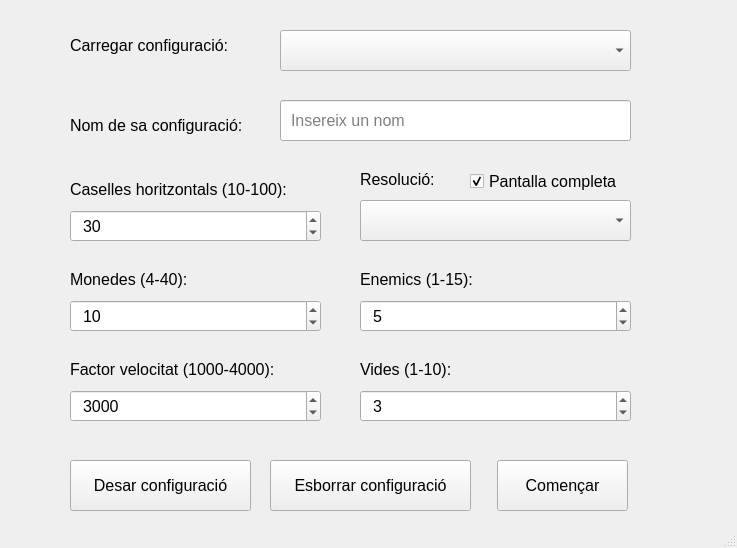
<?xml version="1.0" encoding="UTF-8"?>
<ui version="4.0">
 <class>MainWindow</class>
 <widget class="QMainWindow" name="MainWindow">
  <property name="geometry">
   <rect>
    <x>0</x>
    <y>0</y>
    <width>737</width>
    <height>548</height>
   </rect>
  </property>
  <property name="font">
   <font>
    <pointsize>12</pointsize>
   </font>
  </property>
  <property name="windowTitle">
   <string>Pillalab</string>
  </property>
  <property name="windowIcon">
   <iconset>
    <normaloff>icon.ico</normaloff>icon.ico</iconset>
  </property>
  <widget class="QWidget" name="centralwidget">
   <widget class="QLabel" name="label">
    <property name="geometry">
     <rect>
      <x>70</x>
      <y>180</y>
      <width>241</width>
      <height>18</height>
     </rect>
    </property>
    <property name="text">
     <string>Caselles horitzontals (10-100):</string>
    </property>
   </widget>
   <widget class="QLabel" name="label_2">
    <property name="geometry">
     <rect>
      <x>70</x>
      <y>270</y>
      <width>181</width>
      <height>18</height>
     </rect>
    </property>
    <property name="text">
     <string>Monedes (4-40):</string>
    </property>
   </widget>
   <widget class="QLabel" name="label_3">
    <property name="geometry">
     <rect>
      <x>70</x>
      <y>360</y>
      <width>221</width>
      <height>18</height>
     </rect>
    </property>
    <property name="text">
     <string>Factor velocitat (1000-4000):</string>
    </property>
   </widget>
   <widget class="QLabel" name="label_4">
    <property name="geometry">
     <rect>
      <x>360</x>
      <y>270</y>
      <width>221</width>
      <height>18</height>
     </rect>
    </property>
    <property name="text">
     <string>Enemics (1-15):</string>
    </property>
   </widget>
   <widget class="QLabel" name="label_5">
    <property name="geometry">
     <rect>
      <x>360</x>
      <y>360</y>
      <width>221</width>
      <height>18</height>
     </rect>
    </property>
    <property name="text">
     <string>Vides (1-10):</string>
    </property>
   </widget>
   <widget class="QLabel" name="label_6">
    <property name="geometry">
     <rect>
      <x>360</x>
      <y>170</y>
      <width>241</width>
      <height>18</height>
     </rect>
    </property>
    <property name="text">
     <string>Resolució:</string>
    </property>
   </widget>
   <widget class="QPushButton" name="btncomencar">
    <property name="geometry">
     <rect>
      <x>497</x>
      <y>460</y>
      <width>131</width>
      <height>51</height>
     </rect>
    </property>
    <property name="text">
     <string>Començar</string>
    </property>
   </widget>
   <widget class="QPushButton" name="btndesar">
    <property name="geometry">
     <rect>
      <x>70</x>
      <y>460</y>
      <width>181</width>
      <height>51</height>
     </rect>
    </property>
    <property name="text">
     <string>Desar configuració</string>
    </property>
   </widget>
   <widget class="QComboBox" name="comboconfig">
    <property name="geometry">
     <rect>
      <x>280</x>
      <y>30</y>
      <width>351</width>
      <height>41</height>
     </rect>
    </property>
    <property name="font">
     <font>
      <pointsize>12</pointsize>
     </font>
    </property>
    <property name="styleSheet">
     <string notr="true">padding-left: 8px;</string>
    </property>
   </widget>
   <widget class="QLabel" name="label_7">
    <property name="geometry">
     <rect>
      <x>70</x>
      <y>30</y>
      <width>241</width>
      <height>31</height>
     </rect>
    </property>
    <property name="text">
     <string>Carregar configuració:</string>
    </property>
   </widget>
   <widget class="QPushButton" name="btnesborrar">
    <property name="geometry">
     <rect>
      <x>270</x>
      <y>460</y>
      <width>201</width>
      <height>51</height>
     </rect>
    </property>
    <property name="text">
     <string>Esborrar configuració</string>
    </property>
   </widget>
   <widget class="QLabel" name="label_8">
    <property name="geometry">
     <rect>
      <x>70</x>
      <y>110</y>
      <width>241</width>
      <height>31</height>
     </rect>
    </property>
    <property name="text">
     <string>Nom de sa configuració:</string>
    </property>
   </widget>
   <widget class="QSpinBox" name="numx">
    <property name="geometry">
     <rect>
      <x>70</x>
      <y>210</y>
      <width>251</width>
      <height>32</height>
     </rect>
    </property>
    <property name="font">
     <font>
      <pointsize>12</pointsize>
     </font>
    </property>
    <property name="styleSheet">
     <string notr="true">padding-left: 8px;</string>
    </property>
    <property name="minimum">
     <number>10</number>
    </property>
    <property name="maximum">
     <number>100</number>
    </property>
    <property name="value">
     <number>30</number>
    </property>
   </widget>
   <widget class="QSpinBox" name="nummon">
    <property name="geometry">
     <rect>
      <x>70</x>
      <y>300</y>
      <width>251</width>
      <height>32</height>
     </rect>
    </property>
    <property name="font">
     <font>
      <pointsize>12</pointsize>
     </font>
    </property>
    <property name="styleSheet">
     <string notr="true">padding-left: 8px;</string>
    </property>
    <property name="minimum">
     <number>4</number>
    </property>
    <property name="maximum">
     <number>40</number>
    </property>
    <property name="value">
     <number>10</number>
    </property>
   </widget>
   <widget class="QSpinBox" name="numvel">
    <property name="geometry">
     <rect>
      <x>70</x>
      <y>390</y>
      <width>251</width>
      <height>32</height>
     </rect>
    </property>
    <property name="font">
     <font>
      <pointsize>12</pointsize>
     </font>
    </property>
    <property name="styleSheet">
     <string notr="true">padding-left: 8px;</string>
    </property>
    <property name="minimum">
     <number>1000</number>
    </property>
    <property name="maximum">
     <number>4000</number>
    </property>
    <property name="value">
     <number>3000</number>
    </property>
   </widget>
   <widget class="QSpinBox" name="numenes">
    <property name="geometry">
     <rect>
      <x>360</x>
      <y>300</y>
      <width>271</width>
      <height>32</height>
     </rect>
    </property>
    <property name="font">
     <font>
      <pointsize>12</pointsize>
     </font>
    </property>
    <property name="styleSheet">
     <string notr="true">padding-left: 8px;</string>
    </property>
    <property name="minimum">
     <number>1</number>
    </property>
    <property name="maximum">
     <number>15</number>
    </property>
    <property name="value">
     <number>5</number>
    </property>
   </widget>
   <widget class="QSpinBox" name="numvides">
    <property name="geometry">
     <rect>
      <x>360</x>
      <y>390</y>
      <width>271</width>
      <height>32</height>
     </rect>
    </property>
    <property name="font">
     <font>
      <pointsize>12</pointsize>
     </font>
    </property>
    <property name="styleSheet">
     <string notr="true">padding-left: 8px;</string>
    </property>
    <property name="minimum">
     <number>1</number>
    </property>
    <property name="maximum">
     <number>10</number>
    </property>
    <property name="value">
     <number>3</number>
    </property>
   </widget>
   <widget class="QComboBox" name="cmbresol">
    <property name="geometry">
     <rect>
      <x>360</x>
      <y>200</y>
      <width>271</width>
      <height>41</height>
     </rect>
    </property>
    <property name="font">
     <font>
      <pointsize>12</pointsize>
     </font>
    </property>
    <property name="styleSheet">
     <string notr="true">padding-left: 8px;</string>
    </property>
   </widget>
   <widget class="QLineEdit" name="txtnom">
    <property name="geometry">
     <rect>
      <x>280</x>
      <y>100</y>
      <width>351</width>
      <height>41</height>
     </rect>
    </property>
    <property name="font">
     <font>
      <pointsize>12</pointsize>
     </font>
    </property>
    <property name="styleSheet">
     <string notr="true">padding-left: 8px ;</string>
    </property>
    <property name="placeholderText">
     <string>Insereix un nom</string>
    </property>
   </widget>
   <widget class="QCheckBox" name="checkpantalla">
    <property name="geometry">
     <rect>
      <x>470</x>
      <y>170</y>
      <width>161</width>
      <height>22</height>
     </rect>
    </property>
    <property name="text">
     <string>Pantalla completa</string>
    </property>
    <property name="checked">
     <bool>true</bool>
    </property>
   </widget>
  </widget>
  <widget class="QStatusBar" name="statusbar"/>
 </widget>
 <tabstops>
  <tabstop>comboconfig</tabstop>
  <tabstop>numx</tabstop>
  <tabstop>nummon</tabstop>
  <tabstop>numvel</tabstop>
  <tabstop>cmbresol</tabstop>
  <tabstop>numenes</tabstop>
  <tabstop>numvides</tabstop>
  <tabstop>btndesar</tabstop>
  <tabstop>btnesborrar</tabstop>
  <tabstop>btncomencar</tabstop>
 </tabstops>
 <resources/>
 <connections/>
</ui>
